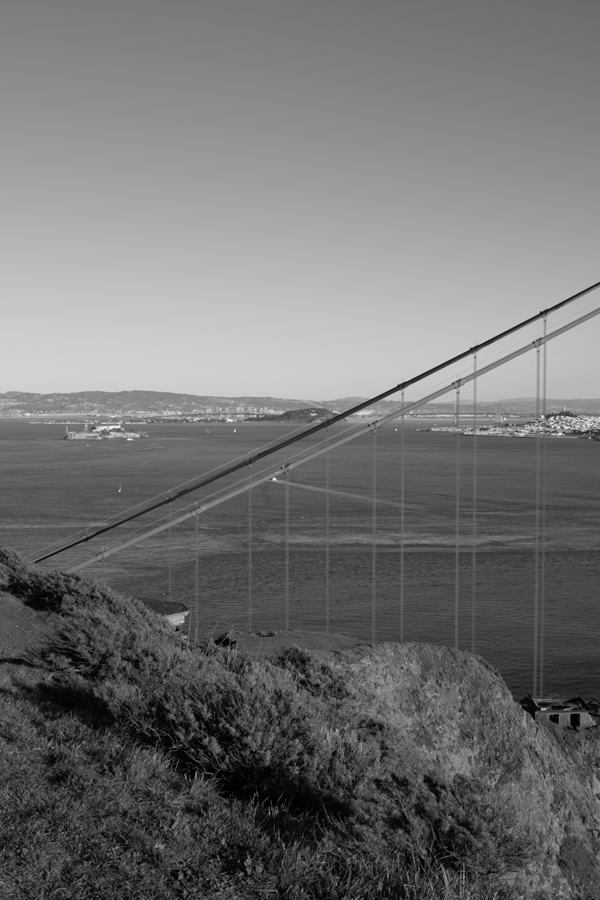
#> input picture goldengate-00.png, 600 x 900 px
$ python ransac.py
#> lines starting #> are read from the running program, lines starting #| are printed output that depends on the picture; after the words box and inside, x2 and y2 are one past the last pixel; in counts of white or black regions, pixels touching at a corner belong together
# -*- coding: utf-8 -*-
"""
Created on Fri Jan  7 18:26:10 2022

@author: user
"""
"""
Kutay Özbay 270201017
"""

import cv2 as cv
import numpy as np
import matplotlib.pyplot as plt


img0 = cv.imread('goldengate-00.png')
#> img0 is the input picture: shape (900, 600, 3); min 0, max 249, mean 113.3

gray= cv.cvtColor(img0,cv.COLOR_BGR2GRAY)

sift = cv.SIFT_create()

keypoints_0, descriptors_0 = sift.detectAndCompute(img0,None)
#> keypoints_0 = 2735 keypoints; strongest (x, y, size): (274, 479, 2.1), (542, 417, 2), (476, 348, 4.4), (542, 709, 2)


img1 = cv.imread('goldengate-01.png')
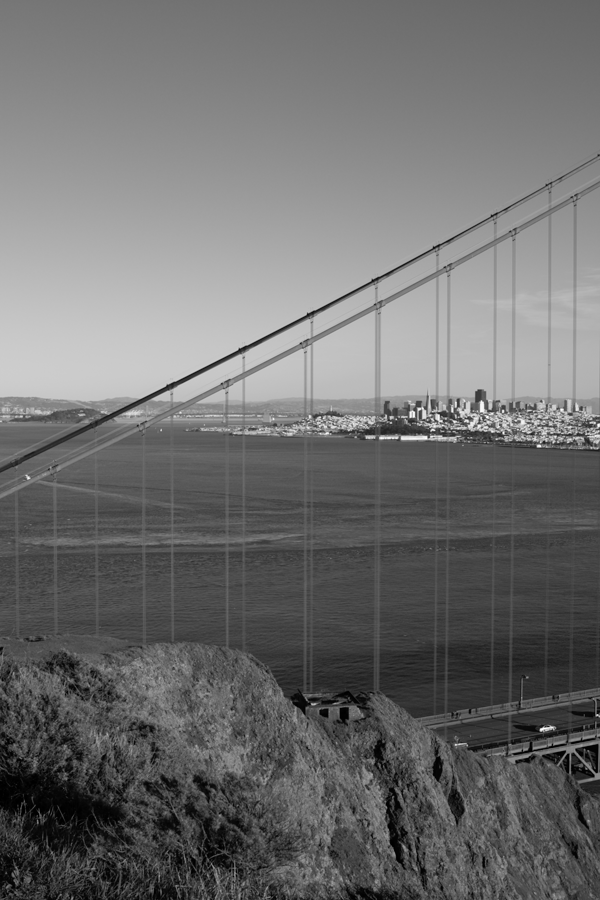
#> input picture goldengate-01.png, 600 x 900 px
#> img1 is the input picture: shape (900, 600, 3); min 0, max 255, mean 110.4

gray= cv.cvtColor(img1,cv.COLOR_BGR2GRAY)

sift = cv.SIFT_create()

keypoints_1, descriptors_1 = sift.detectAndCompute(img1,None)
#> keypoints_1 = 2465 keypoints; strongest (x, y, size): (541, 729, 2.4), (539, 446, 2.4), (419, 409, 2.1), (412, 414, 4.4)


img2 = cv.imread('goldengate-02.png')
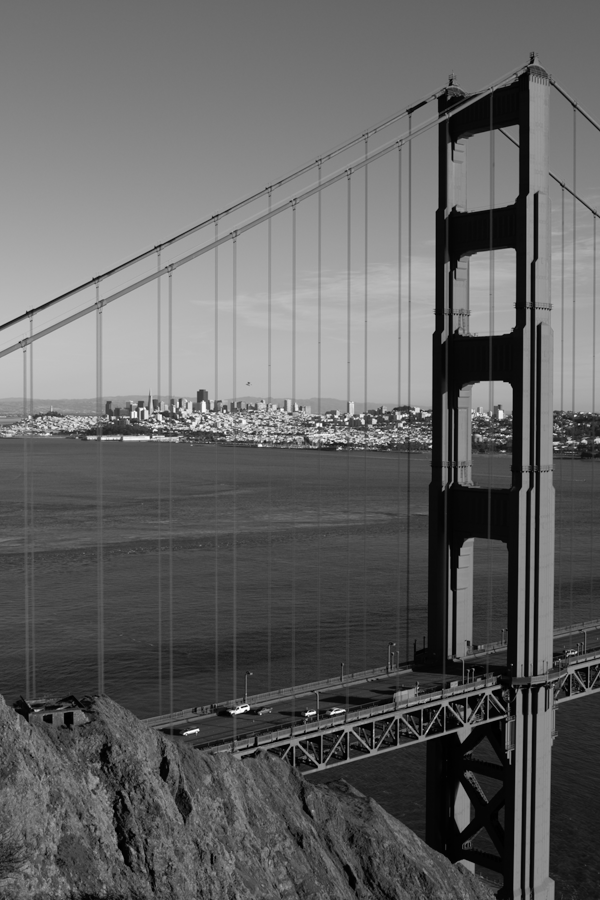
#> input picture goldengate-02.png, 600 x 900 px
#> img2 is the input picture: shape (900, 600, 3); min 0, max 255, mean 98.5

gray= cv.cvtColor(img2,cv.COLOR_BGR2GRAY)

sift = cv.SIFT_create()

keypoints_2, descriptors_2 = sift.detectAndCompute(img2,None)
#> keypoints_2 = 2486 keypoints; strongest (x, y, size): (430, 446, 1.9), (314, 712, 2), (332, 713, 2.2), (306, 714, 2)


img3 = cv.imread('goldengate-03.png')
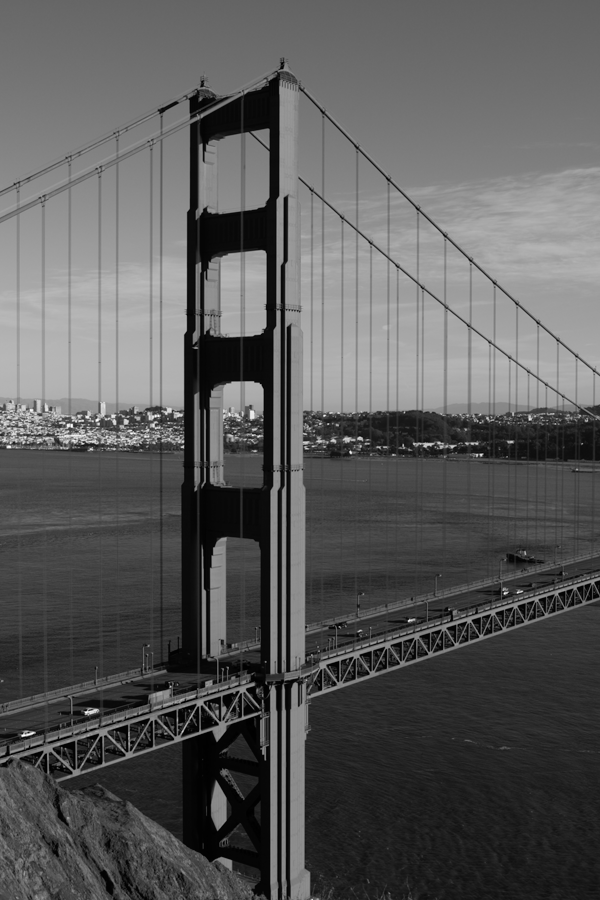
#> input picture goldengate-03.png, 600 x 900 px
#> img3 is the input picture: shape (900, 600, 3); min 0, max 255, mean 89.9

gray= cv.cvtColor(img3,cv.COLOR_BGR2GRAY)

sift = cv.SIFT_create()

keypoints_3, descriptors_3 = sift.detectAndCompute(img3,None)
#> keypoints_3 = 1963 keypoints; strongest (x, y, size): (350, 452, 1.9), (481, 455, 2), (23, 735, 2.1), (183, 447, 1.9)


img4 = cv.imread('goldengate-04.png')
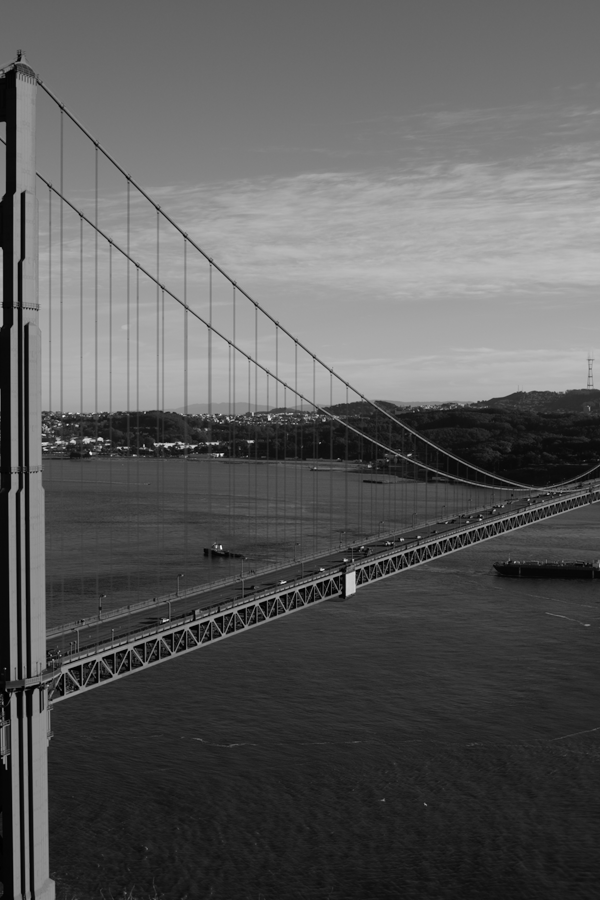
#> input picture goldengate-04.png, 600 x 900 px
#> img4 is the input picture: shape (900, 600, 3); min 0, max 246, mean 90

gray= cv.cvtColor(img4,cv.COLOR_BGR2GRAY)

sift = cv.SIFT_create()

keypoints_4, descriptors_4 = sift.detectAndCompute(img4,None)
#> keypoints_4 = 992 keypoints; strongest (x, y, size): (91, 453, 2), (222, 454, 2), (100, 439, 2.9), (345, 560, 2.1)


img5 = cv.imread('goldengate-05.png')
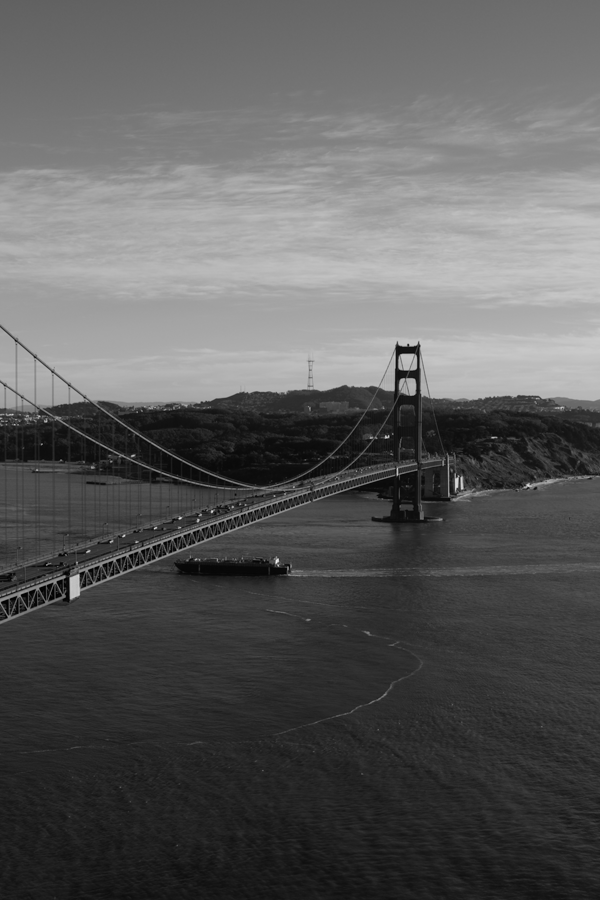
#> input picture goldengate-05.png, 600 x 900 px
#> img5 is the input picture: shape (900, 600, 3); min 0, max 244, mean 91.9

gray= cv.cvtColor(img5,cv.COLOR_BGR2GRAY)

sift = cv.SIFT_create()

keypoints_5, descriptors_5 = sift.detectAndCompute(img5,None)
#> keypoints_5 = 648 keypoints; strongest (x, y, size): (277, 561, 2.6), (399, 350, 7), (386, 437, 2), (198, 520, 2)

img5 = cv.drawKeypoints(gray,keypoints_5,img5)
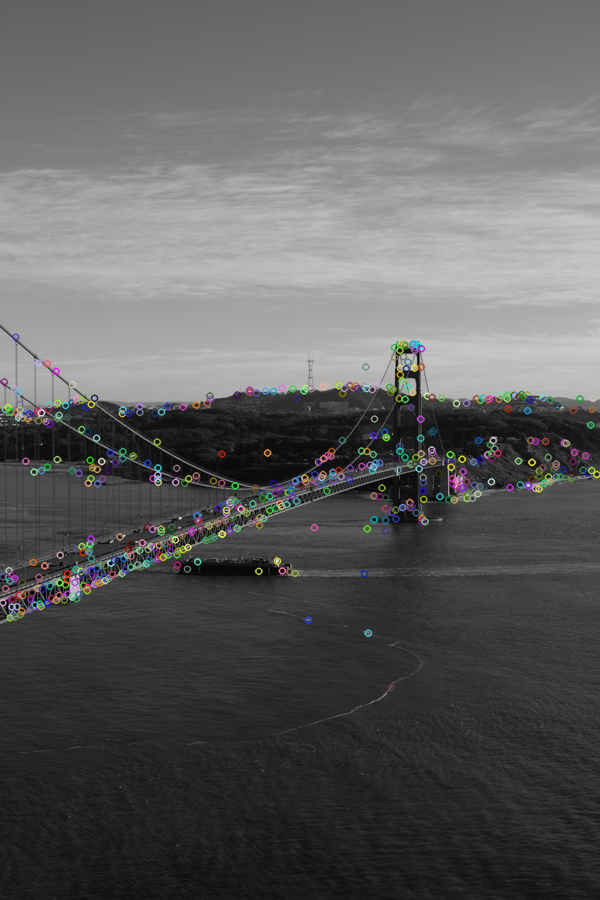
#> img5: shape (900, 600, 3); 4.13% of pixels changed, all inside (x1, y1, x2, y2) = (0, 333, 600, 692)


index_params = dict(algorithm = 0, trees = 5)
search_params = dict()


flann = cv.FlannBasedMatcher(index_params, search_params)

matches= flann.knnMatch(descriptors_0, descriptors_1, k=2)
#> matches = 2735 matches

good_points=[]

for m, n in matches:
    if(m.distance < 0.6*n.distance):
        good_points.append(m)
#> after the loop, good_points = 769 matches


query_pts = np.float32([keypoints_0[m.queryIdx]
                 .pt for m in good_points]).reshape(-1, 1, 2)
#> query_pts = 769 rows, first 8: [240.7, 754.8], [241.3, 873.7], [241.4, 665.6], [242.1, 409.2], [242.2, 415.8], [243, 869], [244.2, 693.1], [245, 456.6]


train_pts = np.float32([keypoints_1[m.trainIdx]
                 .pt for m in good_points]).reshape(-1, 1, 2)
#> train_pts = 769 rows, first 8: [6.96, 763.4], [8.61, 885.8], [8.08, 672.1], [7.72, 409.6], [7.94, 416.3], [10.64, 880.9], [9.82, 699.8], [11.03, 458]


matrix, mask = cv.findHomography(query_pts, train_pts, cv.RANSAC, 5.0)
#> matrix = [[1.08, 0.00401, -255.9], [0.049, 1.04, -16.7], [0.000131, -9.41e-06, 1]]; mask = 769 values, max 1 at index 0, min 0 at index 267, mean 0.993


matches_mask = mask.ravel().tolist()
#> matches_mask has the same summary as mask

h, w = img0.shape[:2]
#> h = 900; w = 600


pts = np.float32([[0, 0], [0, h], [w, h], [w, 0]]).reshape(-1, 1, 2)
#> pts = [[0, 0], [0, 900], [600, 900], [600, 0]]


dst = cv.perspectiveTransform(pts, matrix)
#> dst = [[-255.9, -16.7], [-254.4, 929.5], [369.4, 888.6], [363.2, 11.76]]
homography = cv.polylines(img1, [np.int32(dst)], True, (255, 0, 0), 3)


f = open("h_00_01.txt", "w")

for point in homography:
      p = str(point[0]) + "," + str(point[1]) + "\n"
      f.write(p)

f.close()


matches= flann.knnMatch(descriptors_1, descriptors_2, k=2)
#> matches = 2465 matches

good_points=[]

for m, n in matches:
    if(m.distance < 0.6*n.distance):
        good_points.append(m)
#> after the loop, good_points = 754 matches


query_pts = np.float32([keypoints_1[m.queryIdx]
                 .pt for m in good_points]).reshape(-1, 1, 2)
#> query_pts = 754 rows, first 8: [175.4, 380], [223, 391], [224.7, 385.4], [243.6, 365.3], [243.6, 365.3], [246.1, 369.4], [247.2, 343.9], [253.6, 356.5]


train_pts = np.float32([keypoints_2[m.trainIdx]
                 .pt for m in good_points]).reshape(-1, 1, 2)
#> train_pts = 754 rows, first 8: [100.6, 274.1], [20.84, 349.5], [22.88, 343.9], [31.09, 329], [31.09, 329], [156.1, 279.4], [100.6, 274.1], [41.31, 320]


matrix, mask = cv.findHomography(query_pts, train_pts, cv.RANSAC, 5.0)
#> matrix = [[1.1, 0.0138, -317], [0.0691, 1.08, -29.81], [0.000174, -9.99e-07, 1]]; mask = 754 values, max 1 at index 8, min 0 at index 0, mean 0.979


matches_mask = mask.ravel().tolist()
#> matches_mask has the same summary as mask

h, w = img1.shape[:2]


pts = np.float32([[0, 0], [0, h], [w, h], [w, 0]]).reshape(-1, 1, 2)


dst = cv.perspectiveTransform(pts, matrix)
#> dst = [[-317, -29.81], [-304.8, 938.6], [324.6, 887.3], [313, 10.57]]
homography = cv.polylines(img2, [np.int32(dst)], True, (255, 0, 0), 3)


f = open("h_01_02.txt", "w")

for point in homography:
      p = str(point[0]) + "," + str(point[1]) + "\n"
      f.write(p)

f.close()


matches= flann.knnMatch(descriptors_2, descriptors_3, k=2)
#> matches = 2486 matches

good_points=[]

for m, n in matches:
    if(m.distance < 0.6*n.distance):
        good_points.append(m)
#> after the loop, good_points = 869 matches


query_pts = np.float32([keypoints_2[m.queryIdx]
                 .pt for m in good_points]).reshape(-1, 1, 2)
#> query_pts = 869 rows, first 8: [213.5, 223.6], [251.5, 744.3], [252.9, 852], [255.3, 744.9], [255.3, 744.9], [255.6, 859], [255.7, 739], [255.7, 739]


train_pts = np.float32([keypoints_3[m.trainIdx]
                 .pt for m in good_points]).reshape(-1, 1, 2)
#> train_pts = 869 rows, first 8: [40.16, 204.6], [3.58, 753.4], [6.47, 864.1], [7.34, 753.8], [7.34, 753.8], [9.46, 871.2], [7.68, 747.5], [7.68, 747.5]


matrix, mask = cv.findHomography(query_pts, train_pts, cv.RANSAC, 5.0)
#> matrix = [[1.09, 0.0104, -279.8], [0.0627, 1.07, -27.12], [0.000156, 3.24e-06, 1]]; mask = 869 values, max 1 at index 1, min 0 at index 0, mean 0.992


matches_mask = mask.ravel().tolist()
#> matches_mask has the same summary as mask

h, w = img2.shape[:2]


pts = np.float32([[0, 0], [0, h], [w, h], [w, 0]]).reshape(-1, 1, 2)


dst = cv.perspectiveTransform(pts, matrix)
#> dst = [[-279.8, -27.12], [-269.7, 933.1], [352.3, 887.6], [344.7, 9.6]]
homography = cv.polylines(img3, [np.int32(dst)], True, (255, 0, 0), 3)


f = open("h_02_03.txt", "w")

for point in homography:
      p = str(point[0]) + "," + str(point[1]) + "\n"
      f.write(p)

f.close()

matches= flann.knnMatch(descriptors_3, descriptors_4, k=2)
#> matches = 1963 matches

good_points=[]

for m, n in matches:
    if(m.distance < 0.6*n.distance):
        good_points.append(m)
#> after the loop, good_points = 345 matches


query_pts = np.float32([keypoints_3[m.queryIdx]
                 .pt for m in good_points]).reshape(-1, 1, 2)
#> query_pts = 345 rows, first 8: [84.25, 744.3], [116.9, 404.1], [204.8, 702.4], [221.5, 304.8], [263.7, 752.2], [263.7, 752.2], [268, 152.2], [268.2, 146.5]


train_pts = np.float32([keypoints_4[m.trainIdx]
                 .pt for m in good_points]).reshape(-1, 1, 2)
#> train_pts = 345 rows, first 8: [119.4, 654.7], [209.5, 405], [141.4, 664.7], [23.52, 299.9], [4.67, 761.5], [4.67, 761.5], [4.47, 146.2], [4.63, 140.5]


matrix, mask = cv.findHomography(query_pts, train_pts, cv.RANSAC, 5.0)
#> matrix = [[1.09, 0.00865, -289.2], [0.0593, 1.07, -25.9], [0.00015, 4.28e-07, 1]]; mask = 345 values, max 1 at index 4, min 0 at index 0, mean 0.959


matches_mask = mask.ravel().tolist()
#> matches_mask has the same summary as mask

h, w = img3.shape[:2]


pts = np.float32([[0, 0], [0, h], [w, h], [w, 0]]).reshape(-1, 1, 2)


dst = cv.perspectiveTransform(pts, matrix)
#> dst = [[-289.2, -25.9], [-281.3, 933], [340.4, 888.7], [333.4, 8.9]]
homography = cv.polylines(img4, [np.int32(dst)], True, (255, 0, 0), 3)


f = open("h_03_04.txt", "w")

for point in homography:
      p = str(point[0]) + "," + str(point[1]) + "\n"
      f.write(p)

f.close()


matches= flann.knnMatch(descriptors_4, descriptors_5, k=2)
#> matches = 992 matches

good_points=[]

for m, n in matches:
    if(m.distance < 0.6*n.distance):
        good_points.append(m)
#> after the loop, good_points = 174 matches


query_pts = np.float32([keypoints_4[m.queryIdx]
                 .pt for m in good_points]).reshape(-1, 1, 2)
#> query_pts = 174 rows, first 8: [48.45, 766], [61.28, 274.2], [101.8, 230.6], [128.1, 276.8], [128.1, 271.8], [185.1, 251.7], [185.5, 370], [185.5, 370]


train_pts = np.float32([keypoints_5[m.trainIdx]
                 .pt for m in good_points]).reshape(-1, 1, 2)
#> train_pts = 174 rows, first 8: [498.5, 398.5], [97.2, 483.3], [46.76, 363.4], [97.2, 483.3], [97.2, 483.3], [97.2, 483.3], [97.2, 483.3], [97.2, 483.3]


matrix, mask = cv.findHomography(query_pts, train_pts, cv.RANSAC, 5.0)
#> matrix = [[1.1, 0.0103, -311.2], [0.0613, 1.08, -28.58], [0.000155, 7.29e-06, 1]]; mask = 174 values, max 1 at index 10, min 0 at index 0, mean 0.874


matches_mask = mask.ravel().tolist()
#> matches_mask has the same summary as mask

h, w = img4.shape[:2]


pts = np.float32([[0, 0], [0, h], [w, h], [w, 0]]).reshape(-1, 1, 2)


dst = cv.perspectiveTransform(pts, matrix)
#> dst = [[-311.2, -28.58], [-300, 934], [323.2, 888.4], [316.7, 7.48]]
homography = cv.polylines(img5, [np.int32(dst)], True, (255, 0, 0), 3)


f = open("h_04_05.txt", "w")

for point in homography:
      p = str(point[0]) + "," + str(point[1]) + "\n"
      f.write(p)

f.close()
